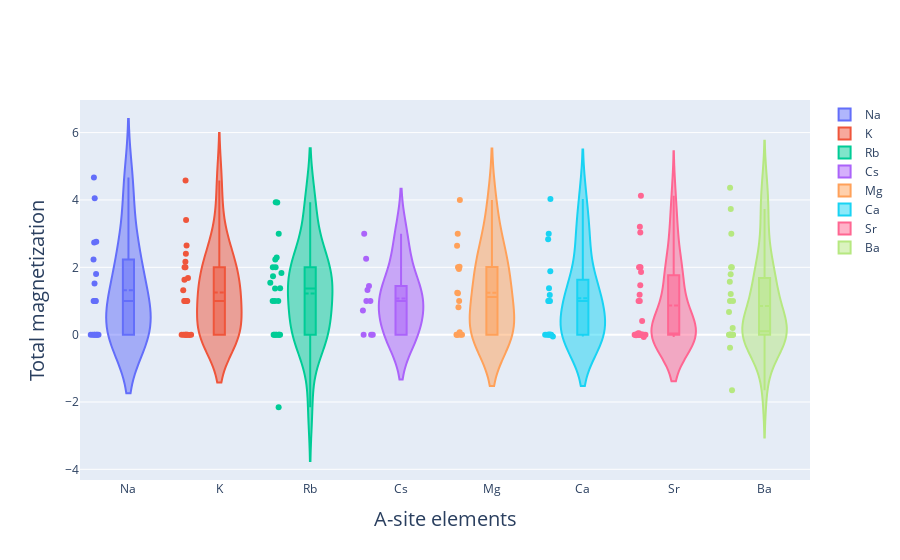

The notebook cell saved with this chart:
### Markdown cell above
## 2. A-site elements (total magnetization)

### Code cell
fig = go.Figure()
for idx in range(len(Asite_elements)):
    fig.add_trace(go.Violin(y = tot_mag_list[idx], name = Asite_elements[idx],
                           box_visible = True, meanline_visible = True, points = 'all',
                           scalemode = 'count'))
fig.update_xaxes(title_text = 'A-site elements', titlefont = dict(size = 20))
fig.update_yaxes(title_text = 'Total magnetization', titlefont = dict(size = 20))
fig.show()

### Figure 1 — Plotly figure (JSON) as saved in the notebook; plotly's stock layout.template omitted (floating-point values rounded to 4 significant figures; data arrays with more than 128 entries replaced by an {"elided": "..."} marker saying what was removed)
{"data": [{"box": {"visible": true}, "meanline": {"visible": true}, "name": "Na", "points": "all", "scalemode": "count", "type": "violin", "y": {"elided": "347 float values"}}, {"box": {"visible": true}, "meanline": {"visible": true}, "name": "K", "points": "all", "scalemode": "count", "type": "violin", "y": {"elided": "347 float values"}}, {"box": {"visible": true}, "meanline": {"visible": true}, "name": "Rb", "points": "all", "scalemode": "count", "type": "violin", "y": {"elided": "347 float values"}}, {"box": {"visible": true}, "meanline": {"visible": true}, "name": "Cs", "points": "all", "scalemode": "count", "type": "violin", "y": {"elided": "347 float values"}}, {"box": {"visible": true}, "meanline": {"visible": true}, "name": "Mg", "points": "all", "scalemode": "count", "type": "violin", "y": {"elided": "347 float values"}}, {"box": {"visible": true}, "meanline": {"visible": true}, "name": "Ca", "points": "all", "scalemode": "count", "type": "violin", "y": {"elided": "347 float values"}}, {"box": {"visible": true}, "meanline": {"visible": true}, "name": "Sr", "points": "all", "scalemode": "count", "type": "violin", "y": {"elided": "347 float values"}}, {"box": {"visible": true}, "meanline": {"visible": true}, "name": "Ba", "points": "all", "scalemode": "count", "type": "violin", "y": {"elided": "347 float values"}}], "layout": {"xaxis": {"title": {"font": {"size": 20}, "text": "A-site elements"}}, "yaxis": {"title": {"font": {"size": 20}, "text": "Total magnetization"}}}}
